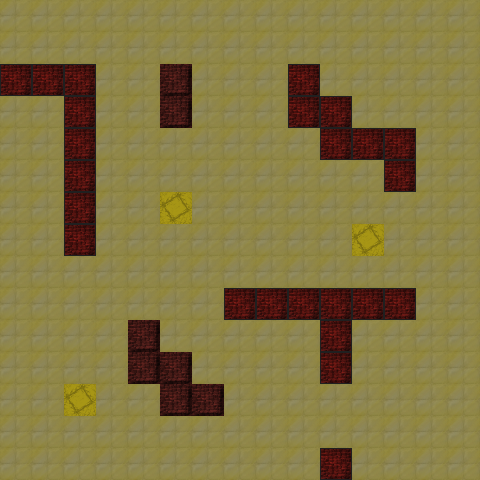

Tiled map render using the project's own tile images. Description and the map definition, with tile-layer contents summarised, below:
An orthogonal 15x15 tile map with 32x32 px tiles, 3 tile layers (floor_layer, wall_layer, pushable_layer).

<map version="1.5" tiledversion="1.7.2" orientation="orthogonal" renderorder="right-down" width="15" height="15" tilewidth="32" tileheight="32" infinite="0" nextlayerid="4" nextobjectid="1">
 <editorsettings>
  <export target="map2.json" format="json" />
 </editorsettings>
 <tileset firstgid="1" name="dungeon_tileset_pack" tilewidth="32" tileheight="32" tilecount="64" columns="0">
  <grid orientation="orthogonal" width="1" height="1" />
  <tile id="2">
   <image width="32" height="32" source="map_tiles/floortileset-1.png" />
  </tile>
  <tile id="3">
   <image width="32" height="32" source="map_tiles/floortileset-2.png.png" />
  </tile>
  <tile id="4">
   <image width="32" height="32" source="map_tiles/floortileset-3.png.png" />
  </tile>
  <tile id="5">
   <image width="32" height="32" source="map_tiles/floortileset-4.png.png" />
  </tile>
  <tile id="6">
   <image width="32" height="32" source="map_tiles/floortileset-5.png.png" />
  </tile>
  <tile id="7">
   <image width="32" height="32" source="map_tiles/floortileset-6.png.png" />
  </tile>
  <tile id="8">
   <image width="32" height="32" source="map_tiles/floortileset-7.png.png" />
  </tile>
  <tile id="9">
   <image width="32" height="32" source="map_tiles/floortileset-8.png.png" />
  </tile>
  <tile id="10">
   <image width="32" height="32" source="map_tiles/floortileset-9.png.png" />
  </tile>
  <tile id="11">
   <image width="32" height="32" source="map_tiles/floortileset-10.png.png" />
  </tile>
  <tile id="12">
   <image width="32" height="32" source="map_tiles/floortileset-11.png.png" />
  </tile>
  <tile id="13">
   <image width="32" height="32" source="map_tiles/floortileset-12.png.png" />
  </tile>
  <tile id="14">
   <image width="32" height="32" source="map_tiles/floortileset-13.png.png" />
  </tile>
  <tile id="15">
   <image width="32" height="32" source="map_tiles/floortileset-14.png.png" />
  </tile>
  <tile id="16">
   <image width="32" height="32" source="map_tiles/floortileset-15.png.png" />
  </tile>
  <tile id="17">
   <image width="32" height="32" source="map_tiles/floortileset-16.png.png" />
  </tile>
  <tile id="18">
   <image width="32" height="32" source="map_tiles/floortileset-17.png.png" />
  </tile>
  <tile id="19">
   <image width="32" height="32" source="map_tiles/floortileset-18.png.png" />
  </tile>
  <tile id="20">
   <image width="32" height="32" source="map_tiles/floortileset-19.png.png" />
  </tile>
  <tile id="21">
   <image width="32" height="32" source="map_tiles/floortileset-20.png.png" />
  </tile>
  <tile id="22">
   <image width="32" height="32" source="map_tiles/floortileset-21.png.png" />
  </tile>
  <tile id="23">
   <image width="32" height="32" source="map_tiles/floortileset-22.png.png" />
  </tile>
  <tile id="24">
   <image width="32" height="32" source="map_tiles/floortileset-23.png.png" />
  </tile>
  <tile id="25">
   <image width="32" height="32" source="map_tiles/floortileset-24.png.png" />
  </tile>
  <tile id="26">
   <image width="32" height="32" source="map_tiles/floortileset-25.png.png" />
  </tile>
  <tile id="27">
   <image width="32" height="32" source="map_tiles/floortileset-26.png.png" />
  </tile>
  <tile id="28">
   <image width="32" height="32" source="map_tiles/floortileset-27.png.png" />
  </tile>
  <tile id="29">
   <image width="32" height="32" source="map_tiles/floortileset-28.png.png" />
  </tile>
  <tile id="30">
   <image width="32" height="32" source="map_tiles/floortileset-29.png.png" />
  </tile>
  <tile id="31">
   <image width="32" height="32" source="map_tiles/floortileset-30.png.png" />
  </tile>
  <tile id="32">
   <image width="32" height="32" source="map_tiles/floortileset-31.png.png" />
  </tile>
  <tile id="33">
   <image width="32" height="32" source="map_tiles/floortileset-32.png.png" />
  </tile>
  <tile id="34">
   <image width="32" height="32" source="map_tiles/floortileset-33.png.png" />
  </tile>
  <tile id="35">
   <image width="32" height="32" source="map_tiles/floortileset-34.png.png" />
  </tile>
  <tile id="36">
   <image width="32" height="32" source="map_tiles/floortileset-35.png.png" />
  </tile>
  <tile id="37">
   <image width="32" height="32" source="map_tiles/floortileset-36.png.png" />
  </tile>
  <tile id="38">
   <image width="32" height="32" source="map_tiles/floortileset-37.png.png" />
  </tile>
  <tile id="39">
   <image width="32" height="32" source="map_tiles/floortileset-38.png.png" />
  </tile>
  <tile id="40">
   <image width="32" height="32" source="map_tiles/floortileset-39.png.png" />
  </tile>
  <tile id="41">
   <image width="32" height="32" source="map_tiles/floortileset-40.png.png" />
  </tile>
  <tile id="42">
   <image width="32" height="32" source="map_tiles/floortileset-41.png.png" />
  </tile>
  <tile id="43">
   <image width="32" height="32" source="map_tiles/floortileset-42.png.png" />
  </tile>
  <tile id="44">
   <image width="32" height="32" source="map_tiles/floortileset-43.png.png" />
  </tile>
  <tile id="45">
   <image width="32" height="32" source="map_tiles/floortileset-44.png.png" />
  </tile>
  <tile id="46">
   <image width="32" height="32" source="map_tiles/floortileset-45.png.png" />
  </tile>
  <tile id="47">
   <image width="32" height="32" source="map_tiles/floortileset-46.png.png" />
  </tile>
  <tile id="48">
   <image width="32" height="32" source="map_tiles/floortileset-47.png.png" />
  </tile>
  <tile id="49">
   <image width="32" height="32" source="map_tiles/floortileset-48.png.png" />
  </tile>
  <tile id="50">
   <image width="32" height="32" source="map_tiles/floortileset-49.png.png" />
  </tile>
  <tile id="51">
   <image width="32" height="32" source="map_tiles/floortileset-50.png.png" />
  </tile>
  <tile id="52">
   <image width="32" height="32" source="map_tiles/floortileset-51.png.png" />
  </tile>
  <tile id="53">
   <image width="32" height="32" source="map_tiles/floortileset-52.png.png" />
  </tile>
  <tile id="54">
   <image width="32" height="32" source="map_tiles/floortileset-53.png.png" />
  </tile>
  <tile id="55">
   <image width="32" height="32" source="map_tiles/floortileset-54.png.png" />
  </tile>
  <tile id="56">
   <image width="32" height="32" source="map_tiles/floortileset-55.png.png" />
  </tile>
  <tile id="57">
   <image width="32" height="32" source="map_tiles/floortileset-56.png.png" />
  </tile>
  <tile id="58">
   <image width="32" height="32" source="map_tiles/floortileset-57.png.png" />
  </tile>
  <tile id="59">
   <image width="32" height="32" source="map_tiles/floortileset-58.png.png" />
  </tile>
  <tile id="60">
   <image width="32" height="32" source="map_tiles/floortileset-59.png.png" />
  </tile>
  <tile id="61">
   <image width="32" height="32" source="map_tiles/floortileset-60.png.png" />
  </tile>
  <tile id="62">
   <image width="32" height="32" source="map_tiles/floortileset-61.png.png" />
  </tile>
  <tile id="63">
   <image width="32" height="32" source="map_tiles/floortileset-62.png.png" />
  </tile>
  <tile id="64">
   <image width="32" height="32" source="map_tiles/floortileset-63.png.png" />
  </tile>
  <tile id="65">
   <image width="32" height="32" source="map_tiles/floortileset-64.png.png" />
  </tile>
 </tileset>
 <layer id="1" name="floor_layer" width="15" height="15">
  <data>[225 cells, 194 non-empty, 1 distinct tile ids]</data>
 </layer>
 <layer id="2" name="wall_layer" width="15" height="15">
  <data>[225 cells, 31 non-empty, 2 distinct tile ids]</data>
 </layer>
 <layer id="3" name="pushable_layer" width="15" height="15">
  <data>[225 cells, 3 non-empty, 1 distinct tile ids]</data>
 </layer>
</map>